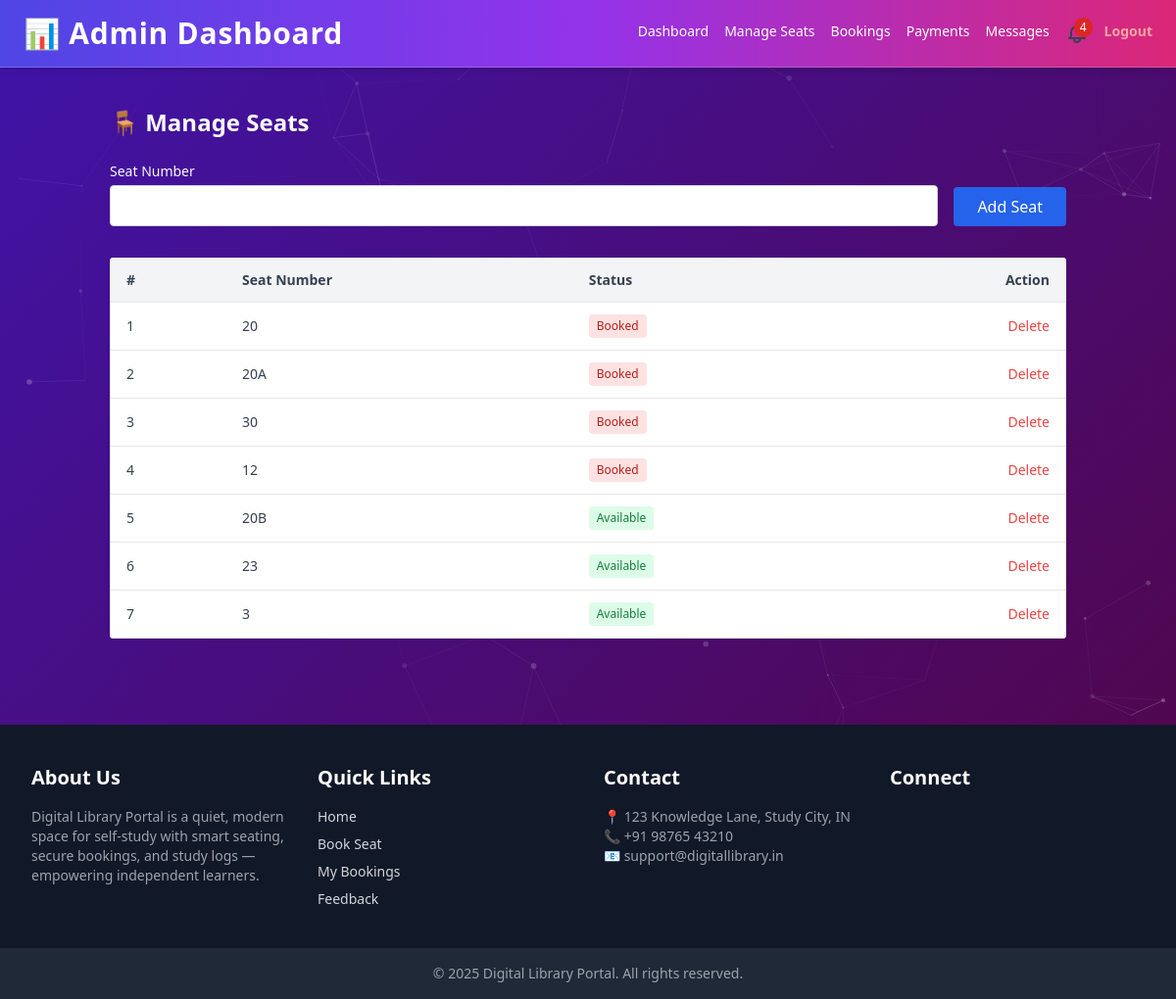
/admin/manage-seats.php (signed in), run on the app's committed database.
### tables this page shows
CREATE TABLE `table_seats` (
  `seat_id` int(11) NOT NULL,
  `seat_number` varchar(10) NOT NULL,
  `is_active` tinyint(1) DEFAULT 1,
  `daily_fee` decimal(10,2) DEFAULT 0.00,
  `monthly_fee` decimal(10,2) DEFAULT 0.00,
  `half_month_fee` decimal(10,2) DEFAULT 0.00
);

### admin/manage-seats.php (the view, shortened to what this page needs)
<?php
include '../includes/header-admin.php';
?>
<!DOCTYPE html>
<html lang="en" class="scroll-smooth">
<head>
  <script src="https://cdn.tailwindcss.com"></script>
</head>
<body class="bg-gray-50 min-h-screen font-sans relative">
  <div id="particles-js"></div>
  <div class="max-w-5xl mx-auto px-6 py-10 relative z-10">
    <h2 class="text-2xl font-bold mb-6 text-gray-50">🪑 Manage Seats</h2>
    <form method="POST" class="mb-8 flex gap-4 items-end">
      <div class="flex-1">
        <label class="block text-sm text-gray-50 mb-1">Seat Number</label>
        <input type="text" name="seat_number" class="w-full border border-gray-300 rounded px-4 py-2 focus:outline-none focus:ring-2 focus:ring-blue-400" required />
      </div>
      <button type="submit" name="add_seat" class="px-6 py-2 bg-blue-600 text-white rounded hover:bg-blue-700 transition">
        Add Seat
      </button>
    </form>
    <div class="bg-white shadow rounded overflow-x-auto">
      <table class="min-w-full text-sm text-left border">
        <thead class="bg-gray-100 text-gray-700">
          <tr>
            <th class="px-4 py-3 border-b">#</th>
            <th class="px-4 py-3 border-b">Seat Number</th>
            <th class="px-4 py-3 border-b">Status</th>
            <th class="px-4 py-3 border-b text-right">Action</th>
          </tr>
        </thead>
        <tbody class="text-gray-700 divide-y divide-gray-200">
          <?php
          $result = $conn->query("SELECT * FROM table_seats ORDER BY seat_id ASC");
          $i = 1;
          if ($result->num_rows > 0):
            while ($row = $result->fetch_assoc()):
          ?>
            <tr>
              <td class="px-4 py-3"><?= $i++ ?></td>
              <td class="px-4 py-3"><?= htmlspecialchars($row['seat_number']) ?></td>
              <td class="px-4 py-3">
                <span class="inline-block px-2 py-1 text-xs rounded
                  <?= ($row['is_active'] == 1) ? 'bg-green-100 text-green-700' : 'bg-red-100 text-red-700' ?>">
                  <?= ($row['is_active'] == 1) ? 'Available' : 'Booked' ?>
                </span>
              </td>
              <td class="px-4 py-3 text-right">
                <a href="?delete=<?= $row['seat_id'] ?>"
                   onclick="return confirm('Are you sure you want to delete this seat?')"
                   class="text-red-500 hover:text-red-700">
                   Delete
                </a>
              </td>
            </tr>
          <?php endwhile; else: ?>
            <tr>
              <td colspan="4" class="text-center py-6 text-gray-500">No seats added yet.</td>
            </tr>
          <?php endif; ?>
        </tbody>
      </table>
    </div>
  </div>
</body>
</html>
<?php include '../includes/footer.php'; ?>

### admin/manage-seats.php (style rules this page uses)
#particles-js { text-decoration-color: white; color: white; position: fixed; width: 100%; height: 100%; z-index: -1; top: 0; left: 0; background: linear-gradient(135deg,rgb(64, 20, 169),rgb(83, 5, 67)); }

### data on the page
table_seats: seat_number "20", is_active "Booked"
table_seats: seat_number "20A", is_active "Booked"
table_seats: seat_number "30", is_active "Booked"
table_seats: seat_number "12", is_active "Booked"
table_seats: seat_number "20B", is_active "Available"
table_seats: seat_number "23", is_active "Available"
table_seats: seat_number "3", is_active "Available"

### other printed values
$unreadCount "4"
